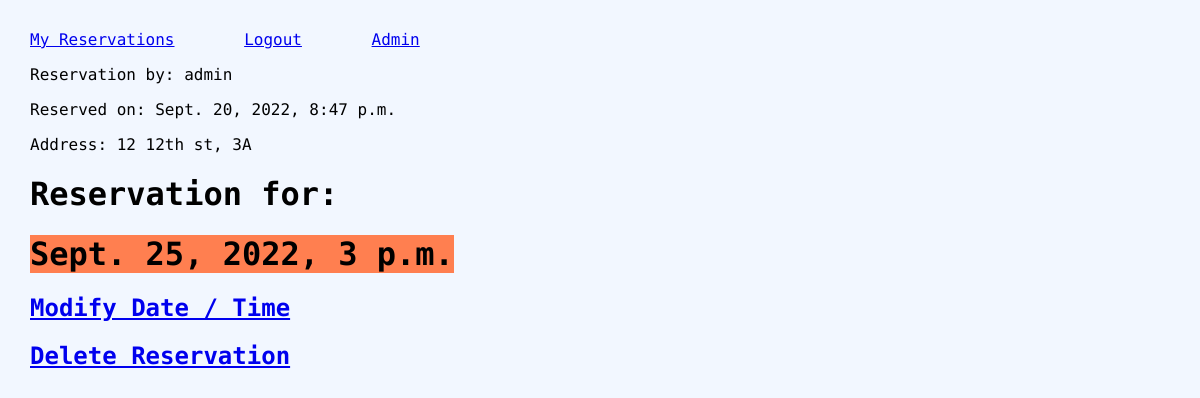
The app's page /reservations/10/detail (signed in) with its own data.
### reservations/models.py (models this page shows, shortened)
class Reservation(models.Model):
    user = models.ForeignKey(USER_MODEL, related_name=("reservations"), on_delete=models.CASCADE)
    reserved_on = models.DateTimeField(auto_now_add=True)
    service_date_time = models.DateTimeField(null=True, blank=True)
    cleaner = models.ForeignKey("Cleaner",related_name="reservations",on_delete=models.CASCADE, null=True, blank=True)
    address = models.ForeignKey("Address",related_name="reservations",on_delete=models.CASCADE, null=True)

class Address(models.Model):
    user = models.ForeignKey(USER_MODEL, related_name=("addresses"), on_delete=models.CASCADE)
    building_num = models.SmallIntegerField()
    street = models.CharField(max_length=100)
    apt_num = models.CharField(max_length=20)
    def __str__(self):
        return f'{self.building_num} {self.street}, {self.apt_num}'

### reservations/views.py (the view)
# urls.py: path("<int:pk>/detail", ReservationDetailView, name="detail"),
@login_required
def ReservationDetailView(request, pk):
    past = False
    res_date = Reservation.objects.filter(user=request.user).get(pk=pk).service_date_time
    if res_date < (timezone.now() + timedelta(days=1)):
        past = True
    context = {"reservation": Reservation.objects.filter(user=request.user).get(pk=pk), "past": past}
    return render(request, "reservations/detail.html", context)

### reservations/templates/reservations/detail.html
{% extends "base.html" %}
{% block content %}
  <main>
    <div>
        <p>Reservation by: {{ reservation.user }}</p>
        <p>Reserved on: {{ reservation.reserved_on }}</p>
        <p>Address: {{ reservation.address }}</p>
        <h1>Reservation for:</h1>
        <h1 class="coral-bck">{{ reservation.service_date_time }}</h1>
    </div>
    {% if past %}
    {% else %}
    <h2><a href="{% url 'date_pick' reservation.pk %}">Modify Date / Time</a></td>
    <h2><a href="{% url 'reservation_delete' reservation.pk %}">Delete Reservation</a></td>
    {% endif %}
  </main>
{% endblock content %}

### reservations/static/css/styles.css (style rules this page uses)
html { background-color: #f2f7ff; font-family: 'DM Mono', monospace; }
body { margin: 30px; }
.coral-bck { background-color: coral; width: fit-content; }

### records on screen
Reservation: user "admin", reserved_on "Sept. 20, 2022, 8:47 p.m.", address "12 12th st, 3A", service_date_time "Sept. 25, 2022, 3 p.m."
